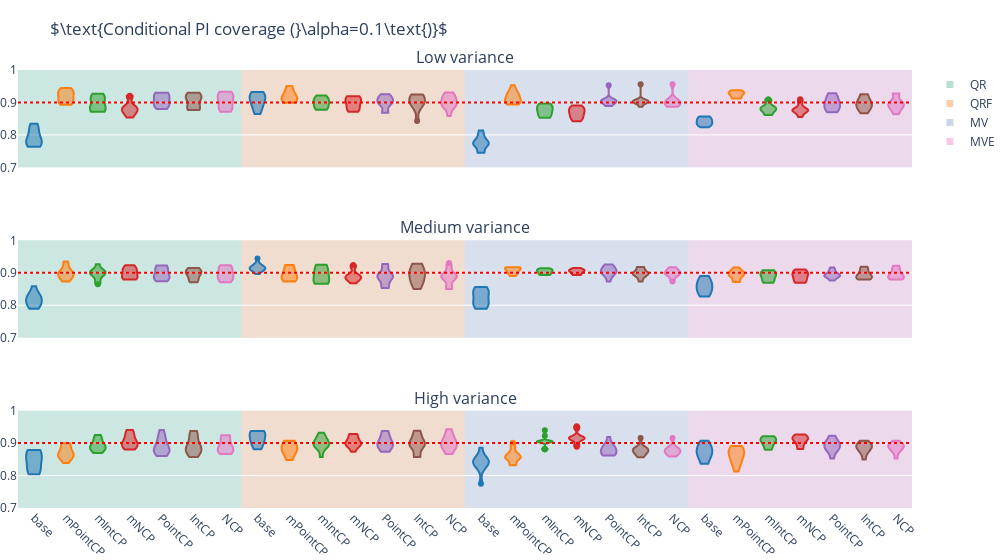
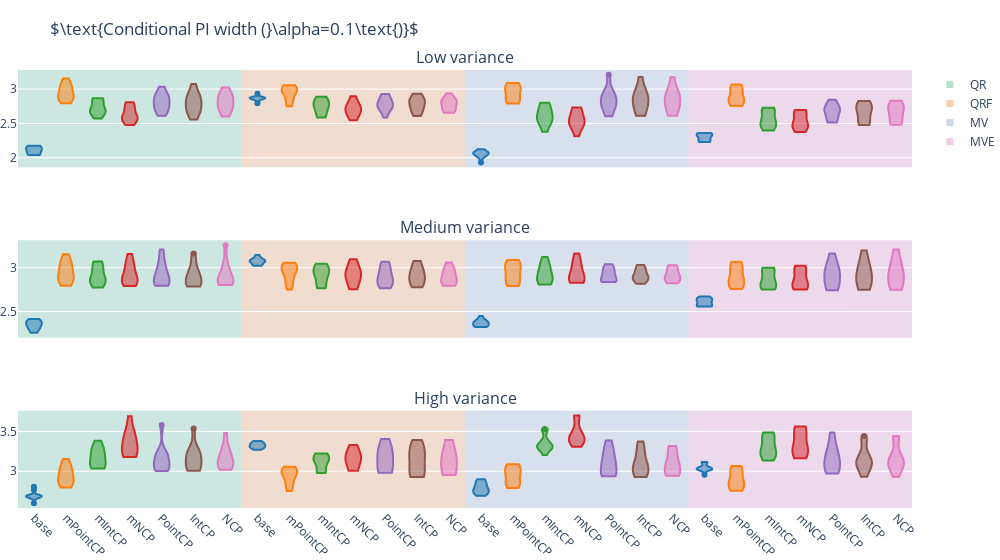
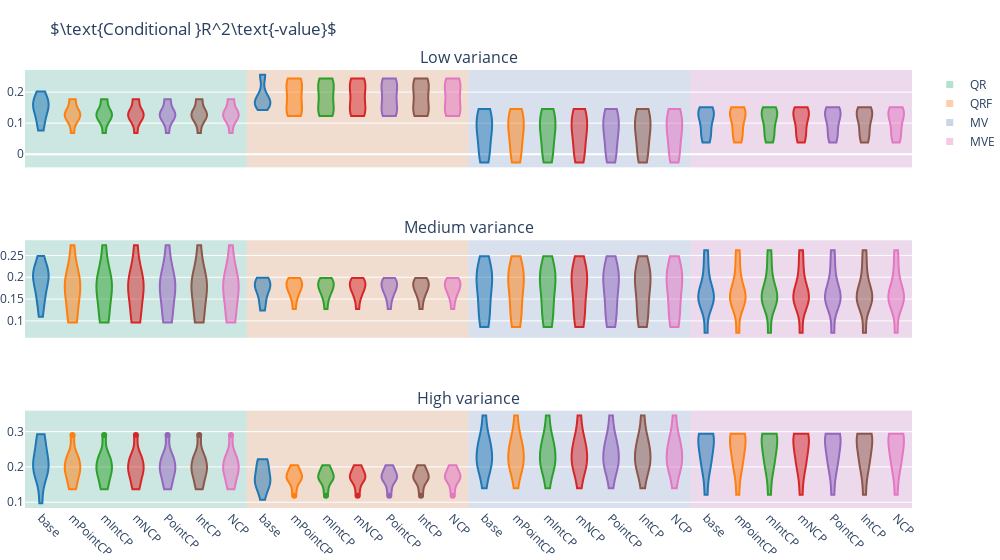
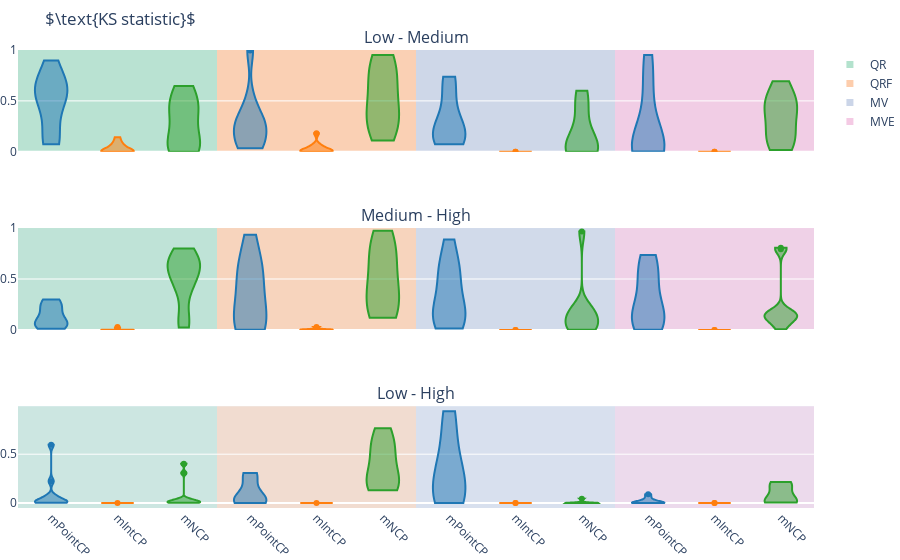

Notebook source saved alongside these figures, in order:
### Code cell
conditional_scores = 7

fig = make_subplots(rows = var_bins, cols = 1, subplot_titles = ["Low variance", "Medium variance", "High variance"])
fig2 = make_subplots(rows = var_bins, cols = 1, subplot_titles = ["Low variance", "Medium variance", "High variance"])
fig3 = make_subplots(rows = var_bins, cols = 1, subplot_titles = ["Low variance", "Medium variance", "High variance"])
fig_ks = make_subplots(rows = var_bins, cols = 1, subplot_titles = ["Low - Medium", "Medium - High", "Low - High"])

index = []
for j, name in enumerate(columns_conditional):
    if name in [n + "*-base" for n in mergers] or(not "*" in name and name not in [n + "-base" for n in mergers]):
        index.append(j)

columns = [columns_conditional[i].replace("*", "") for i in index]
columntext = []
for c in columns:
    text = c.split("-")
    columntext.append((text[0], text[1]))

r2s = r2s_conditional[:, index, :]
coverages = coverages_conditional[:, index, :]
widths = widths_conditional[:, index, :]

text = [""]
text.extend([c[1] for c in columntext])
text.append("")
vals = [-.5]
vals.extend(range(len(columns)))
vals.append(len(columns) - 0.5)

for i in range(coverages.shape[-1]):

    bg_colors = cycle(plotly.colors.qualitative.Pastel2)

    r2_data = pd.DataFrame(r2s[:, :, i], columns = columns)
    cov_data = pd.DataFrame(coverages[:, :, i], columns = columns)
    width_data = pd.DataFrame(widths[:, :, i], columns = columns)

    for j, model in enumerate(columns):

        if j % conditional_scores == 0:
            colors = cycle(plotly.colors.DEFAULT_PLOTLY_COLORS)
        color = next(colors)

        fig.add_trace(go.Violin(y = cov_data[model], x0 = j, spanmode = "hard", line_color = color, showlegend = False), row = i + 1, col = 1)
        fig2.add_trace(go.Violin(y = width_data[model], x0 = j, spanmode = "hard", line_color = color, showlegend = False), row = i + 1, col = 1)
        fig3.add_trace(go.Violin(y = r2_data[model], x0 = j, spanmode = "hard", line_color = color, showlegend = False), row = i + 1, col = 1)

        if j % conditional_scores == 0:
            bg_color = next(bg_colors)
            fig.add_vrect(x0 = j-0.5, x1 = j+(conditional_scores-0.5), fillcolor = bg_color, layer = "below", line_width = 0, opacity = 0.5, row = i + 1, col = 1)
            fig2.add_vrect(x0 = j-0.5, x1 = j+(conditional_scores-0.5), fillcolor = bg_color, layer = "below", line_width = 0, opacity = 0.5, row = i + 1, col = 1)
            fig3.add_vrect(x0 = j-0.5, x1 = j+(conditional_scores-0.5), fillcolor = bg_color, layer = "below", line_width = 0, opacity = 0.5, row = i + 1, col = 1)

            if i == 0:
                fig.add_trace(go.Scatter(x=[None], y=[None], mode="markers", name = columntext[j][0], marker = dict(size = 7, color = bg_color, symbol = 'square')), row = 1, col = 1)
                fig2.add_trace(go.Scatter(x=[None], y=[None], mode="markers", name = columntext[j][0], marker = dict(size = 7, color = bg_color, symbol = 'square')), row = 1, col = 1)
                fig3.add_trace(go.Scatter(x=[None], y=[None], mode="markers", name = columntext[j][0], marker = dict(size = 7, color = bg_color, symbol = 'square')), row = 1, col = 1)

    fig.add_trace(go.Scatter(x = [-.5, len(columns)-.5], y = [1 - alpha, 1 - alpha], line = dict(dash = 'dot', color = "red"), name = "Target coverage", marker = {"opacity": 0}, showlegend = False), row = i+1, col = 1)

figparams = {"yaxis" + str(i+1): {"range": [np.floor(np.min(coverages[:, :, i]) * 10) / 10, np.ceil(np.max(coverages[:, :, i]) * 10) / 10]} for i in range(var_bins)}
figparams.update({"xaxis" + str(i+1): {"range": [vals[0], vals[-1]], "tickvals": vals, "ticktext": text, "showticklabels": False} for i in range(var_bins-1)})
figparams.update({"xaxis" + str(var_bins): {"tickangle": 45, "range": [vals[0], vals[-1]], "tickvals": vals, "ticktext": text}})
fig.update_layout(figparams)
fig.update_layout(width = 1000, margin = dict(l = 0, r = 0, t = 70, b = 0), title = r'$\text{Conditional PI coverage (}\alpha=' + str(alpha) + r'\text{)}$')

fig.write_image(folder + datasource + "_conditional_coverage-" + str(alpha) + ".svg", scale = 3)
fig.write_image(folder + datasource + "_conditional_coverage-" + str(alpha) + ".png", scale = 3)
fig.show()

figparams = {"xaxis" + str(i+1): {"range": [vals[0], vals[-1]], "tickvals": vals, "ticktext": text, "showticklabels": False} for i in range(var_bins-1)}
figparams.update({"xaxis" + str(var_bins): {"tickangle": 45, "range": [vals[0], vals[-1]], "tickvals": vals, "ticktext": text}})
fig2.update_layout(figparams)
fig2.update_layout(width = 1000, margin = dict(l = 0, r = 0, t = 70, b = 0), title = r'$\text{Conditional PI width (}\alpha=' + str(alpha) + r'\text{)}$')

fig2.write_image(folder + datasource + "_conditional_widths-" + str(alpha) + ".svg", scale = 3)
fig2.write_image(folder + datasource + "_conditional_widths-" + str(alpha) + ".png", scale = 3)
fig2.show()

fig3.update_layout(figparams)
fig3.update_layout(width = 1000, margin = dict(l = 0, r = 0, t = 70, b = 0), title = r'$\text{Conditional }R^2\text{-value}$')

fig3.write_image(folder + datasource + "_conditional_r2s-" + str(alpha) + ".svg", scale = 3)
fig3.write_image(folder + datasource + "_conditional_r2s-" + str(alpha) + ".png", scale = 3)
fig3.show()

index = []
for j, name in enumerate(ks_names):
    if name in [n + "*-base" for n in mergers] or(not "*" in name and name not in [n + "-base" for n in mergers]):
        index.append(j)

columns = [ks_names[i].replace("*", "") for i in index]
columntext = []
for c in columns:
    text = c.split("-")
    columntext.append((text[0], text[1]))

ks_ = ks[:, index, :]

text = [""]
text.extend([c[1] for c in columntext])
text.append("")
vals = [-.5]
vals.extend(range(len(columns)))
vals.append(len(columns) - 0.5)

groups = len(text) // 4

with open(folder + datasource + "_ks.txt", "w+") as file:

    for i in range(ks.shape[-1]-1):

        colors = cycle(plotly.colors.DEFAULT_PLOTLY_COLORS)
        bg_colors = cycle(plotly.colors.qualitative.Pastel2)
        ks_data = pd.DataFrame(ks_[:, :, i], columns = columns)

        for j, model in enumerate(columns):

            if j % 3 == 0:
                colors = cycle(plotly.colors.DEFAULT_PLOTLY_COLORS)

            color = next(colors)
            fig_ks.add_trace(go.Violin(y = ks_data[model], x0 = j, spanmode = "hard", line_color = color, showlegend = False), row = i+1, col = 1)

            if j % 3 == 0:
                color = next(bg_colors)
                fig_ks.add_vrect(x0 = j-0.5, x1 = j+(3-0.5), fillcolor = color, layer = "below", line_width = 0, opacity = 0.5)

                if i == 0:
                    fig_ks.add_trace(go.Scatter(x=[None], y=[None], mode="markers", name = columntext[j][0], marker = dict(size = 7, color = color, symbol = 'square')), row = i+1, col = 1)

            file.write(model + str(np.mean(ks_data[model] > 0.05)) + "\n")
    
    colors = cycle(plotly.colors.DEFAULT_PLOTLY_COLORS)
    bg_colors = cycle(plotly.colors.qualitative.Pastel2)
    ks_data = pd.DataFrame(ks_[:, :, -1], columns = columns)

    for j, model in enumerate(columns):

        if j % 3 == 0:
            colors = cycle(plotly.colors.DEFAULT_PLOTLY_COLORS)

        color = next(colors)
        fig_ks.add_trace(go.Violin(y = ks_data[model], x0 = j, spanmode = "hard", line_color = color, showlegend = False), row = ks.shape[-1], col = 1)

        if j % 3 == 0:
            color = next(bg_colors)
            fig_ks.add_vrect(x0 = j-0.5, x1 = j+(3-0.5), fillcolor = color, layer = "below", line_width = 0, opacity = 0.5)

        file.write(model + str(np.mean(ks_data[model] > 0.05)) + "\n")

figparams = {"yaxis" + str(i+1):{"range":[np.floor(np.min(ks[:, :, i]) * 10) / 10, np.ceil(np.max(ks[:, :, i]) * 10) / 10]} for i in range(var_bins-1)}
figparams.update({"xaxis" + str(i+1):{"range": [vals[0], vals[-1]], "tickvals": vals, "ticktext": text, "showticklabels": False} for i in range(var_bins-1)})
figparams.update({"xaxis" + str(var_bins): {"tickangle": 45, "range": [vals[0], vals[-1]], "tickvals": vals, "ticktext": text}})
fig_ks.update_layout(figparams)
fig_ks.update_layout(width = 300 * groups, margin = dict(l = 0, r = 0, t = 50, b = 0), title = r'$\text{KS statistic}$')

fig_ks.write_image(folder + datasource + "_ks.svg", scale = 3)
fig_ks.write_image(folder + datasource + "_ks.png", scale = 3)
fig_ks.show()
